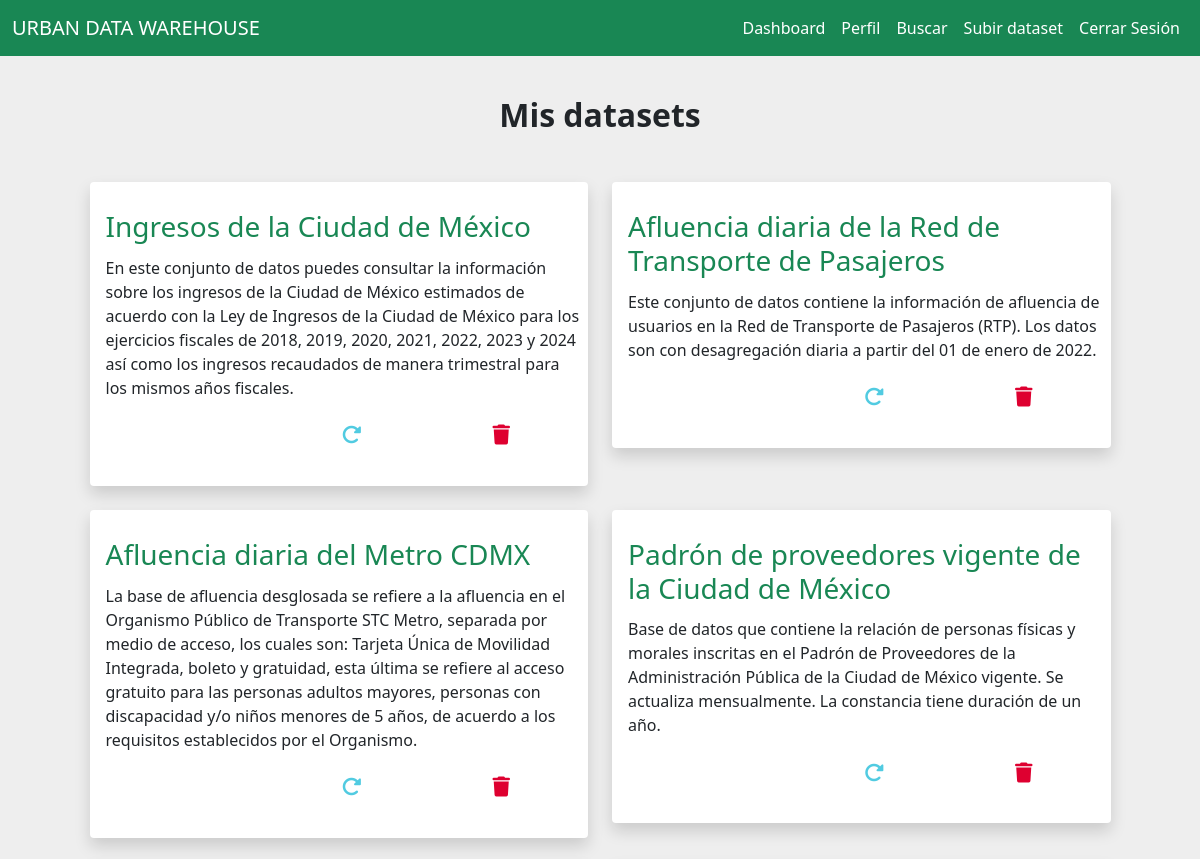
The page /profile (signed in, upper part) on the database as committed earlier.
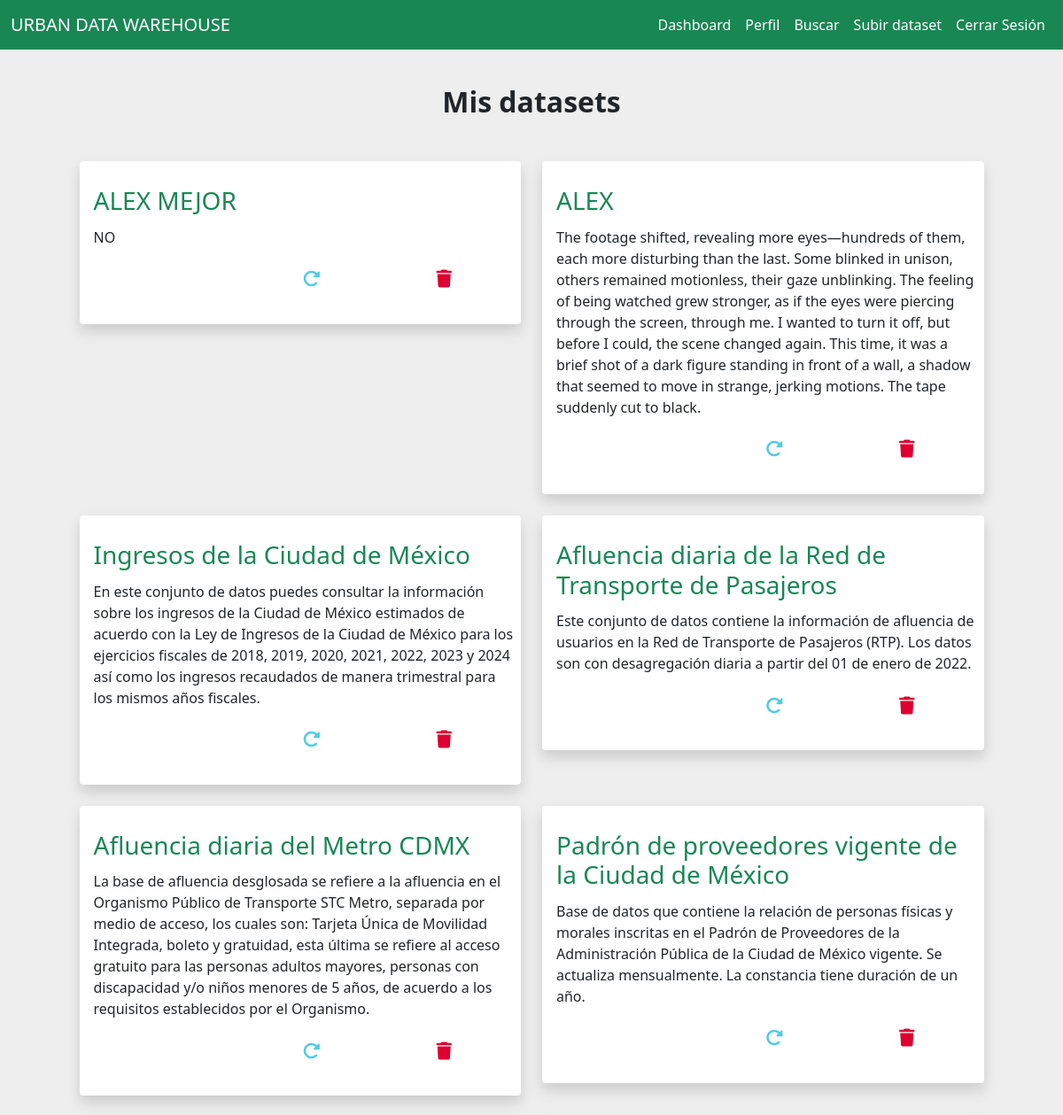
The same page on the database as committed later.
### tables this page shows
CREATE TABLE datasets (
            id INTEGER PRIMARY KEY AUTOINCREMENT,
            user_id INTEGER NOT NULL,
            name TEXT NOT NULL,
            description TEXT,
            upload_date DATE NOT NULL,
            tag TEXT,
            size REAL,
            has_report BOOLEAN NOT NULL,
            FOREIGN KEY(user_id) REFERENCES users(id)
        );

### routes.py (the view)
@app.route('/profile', methods=['GET', 'POST'])
@login_required
def profile():
    db = get_db()
    cursor = db.cursor()
    cursor.execute('''
        SELECT datasets.id, datasets.name, datasets.description, datasets.upload_date, datasets.tag, datasets.size
        FROM datasets
        JOIN users ON datasets.user_id = users.id
        WHERE users.username = ?
        ORDER BY datasets.upload_date DESC
    ''', (current_user.username,))
    datasets = cursor.fetchall()
    return render_template('profile.html', datasets=datasets)

### __init__.py (called while the page is built)
def get_db():
    db = getattr(g, '_database', None)
    if db is None:
        db = g._database = sqlite3.connect(DATABASE)
    return db

@app.teardown_appcontext
def close_connection(exception):
    db = getattr(g, '_database', None)
    if db is not None:
        db.close()

### models.py (called while the page is built)
@login_manager.user_loader
def load_user(user_id):
    return User.get(user_id)

    @staticmethod
    def get(user_id):
        db = get_db()
        cursor = db.cursor()
        cursor.execute("SELECT * FROM users WHERE id = ?", (user_id,))
        user = cursor.fetchone()
        if not user:
            return None
        return User(id=user[0], username=user[1], password_hash=user[2])

### routes.py (called while the page is built)
@app.context_processor
def inject_js_files():
    js_folder = os.path.join(app.static_folder, 'js', 'choices')
    js_files = [f'js/choices/{file}' for file in os.listdir(js_folder) if file.endswith('.js')]
    return {'choices_js_files': js_files}

### templates/profile.html (shortened to what this page needs)
{% extends "base.html" %}
{% block content %}
<div class="row justify-content-center">
    <div class="d-flex justify-content-center">
        <h2 class="fw-bold mt-3 mb-4">Mis datasets</h2>
    </div>
    <div class="col-md-11 ">
        <div class="row">
            {% if datasets %}
                {% for ds in datasets %}
                    <div class="col-6">
                        <div class="shadow rounded-1 bg-white mt-4 ojo">
                            <br>
                            <div class="ms-3 me-2 mt-1 mb-2">
                                <div class="d-flex">
                                    <h3 class="iverde">
                                        <a href="{{ url_for('view', dataset_id=ds[0]) }}" class="text-decoration-none text-success">{{ ds[1] }}</a>
                                    </h3>
                                </div>
                                <div class="mb-1 mt-1">
                                    <p>{{ ds[2] }}</p>
                                    <div class="d-flex align-items-center ms-1 me-1">
                                        <button type="submit" class="btn btn-primary esperanza flex-grow-1 gordito ojo fw-bold" name="action" value="update">
                                            <i class="fa-solid fa-rotate-right fa-lg ojo2 iblanco "></i>
                                        </button>
                                        <form method="POST" action="{{ url_for('update', dataset_id=ds[0]) }}" class="gordito">
                                            <button type="submit" class="btn btn-primary esperanza flex-grow-1 gordito ojo fw-bold" name="action" value="update">
                                                <i class="fa-solid fa-rotate-right fa-lg ojo2 iazul"></i>
                                            </button>
                                        </form>
                                        <form method="POST" action="{{ url_for('delete', dataset_id=ds[0]) }}" class="gordito" onsubmit="return confirm('¿Estás seguro de que deseas eliminar este dataset?');">
                                            <button type="submit" class="btn btn-primary esperanza flex-grow-1 gordito ojo fw-bold" name="action" value="delete">
                                                <i class="fa-solid fa-trash fa-lg ojo2 irojo"></i>
                                            </button>
                                        </form>
                                    </div>
                                </div>
                            </div>
                            <br>
                        </div>
                    </div>
                {% endfor %}
            {% endif %}
        </div>
    </div>
</div>
{% endblock %}

Rows that differ between the two databases and show on the page:
added datasets: name "ALEX MEJOR", description "NO"
added datasets: name "ALEX", description "The footage shifted, revealing more eyes—hundreds of them, each more disturbing than the last. Some blinked in unison, others remained motionless, their gaze unblinking. The feeling of being watched grew stronger, as if the eyes were piercing through the screen, through me. I wanted to turn it off, but before I could, the scene changed again. This time, it was a brief shot of a dark figure standing in front of a wall, a shadow that seemed to move in strange, jerking motions. The tape suddenly cut to black."
